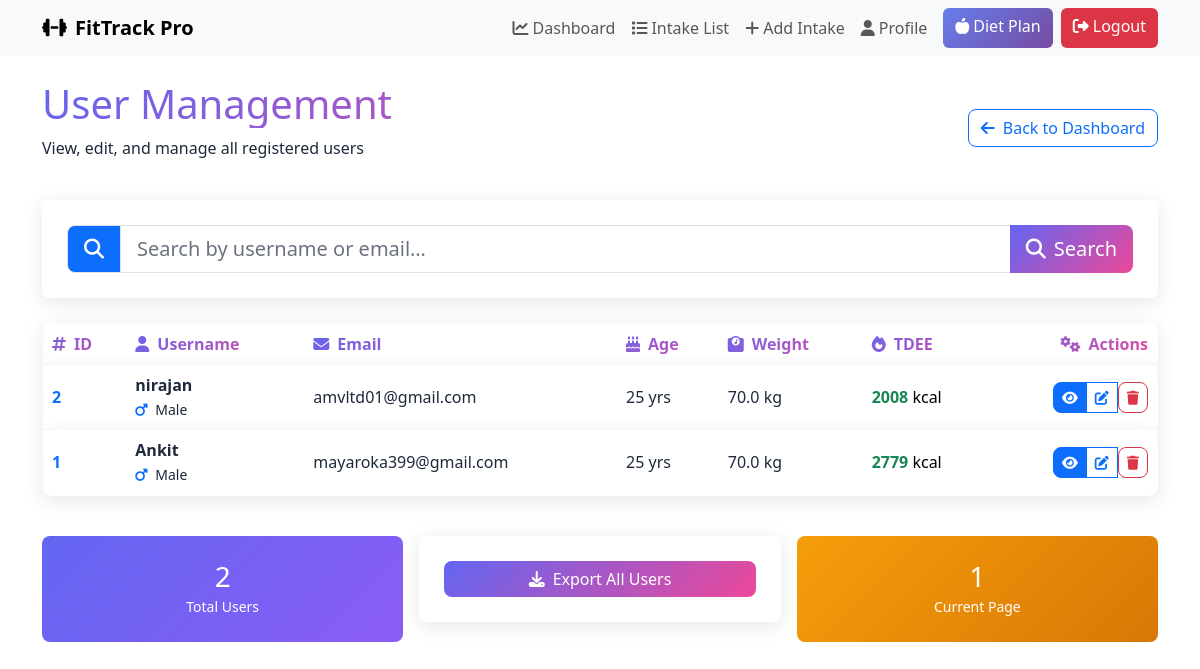
The app's page /admin/users (signed in) with its own data.
### models.py (models this page shows, shortened)
class User(UserMixin, db.Model):
    __tablename__ = 'user'
    id = db.Column(db.Integer, primary_key=True)
    username = db.Column(db.String(150), unique=True, nullable=False)
    email = db.Column(db.String(150), unique=True, nullable=False)
    password = db.Column(db.String(255), nullable=False)
    age = db.Column(db.Integer, nullable=False)
    weight = db.Column(db.Float, nullable=False)
    height = db.Column(db.Float, nullable=False)
    gender = db.Column(db.String(10), nullable=False)
    activity_level = db.Column(db.String(50), nullable=False)
    goal = db.Column(db.String(50))
    medical_condition = db.Column(db.String(100), default='none')
    allergies = db.Column(db.String(100), default='none')
    dietary_preference = db.Column(db.String(50), default='none')
    budget = db.Column(db.String(20), default='medium')
    cooking_time = db.Column(db.String(20), default='medium')
    metabolism_rate = db.Column(db.String(20), default='normal')
    sleep_hours = db.Column(db.Float, default=7.0)
    stress_level = db.Column(db.String(20), default='medium')
    tdee = db.Column(db.Float)
    bmi = db.Column(db.Float)
    bmr = db.Column(db.Float)
    diet_type = db.Column(db.String(100))
    target_calories = db.Column(db.Float)
    intakes = db.relationship('Intake', backref='user', lazy=True, cascade='all, delete-orphan')

### app.py (the view)
@app.route('/admin/users')
@admin_required
def admin_users():
    page = request.args.get('page', 1, type=int)
    q = request.args.get('q', '', type=str)
    query = User.query
    if q:
        like = f"%{q}%"
        query = query.filter((User.username.ilike(like)) | (User.email.ilike(like)))
    pagination = query.order_by(User.id.desc()).paginate(page=page, per_page=15, error_out=False)
    users = pagination.items
    return render_template('admin_users.html', users=users, pagination=pagination, q=q)

### app.py (called while the page is built)
@login_manager.user_loader
def load_user(user_id):
    if not isinstance(user_id, str):
        return None
    try:
        if user_id.startswith('user_'):
            return User.query.get(int(user_id.split('_')[1]))
        elif user_id.startswith('admin_'):
            return Admin.query.get(int(user_id.split('_')[1]))
    except Exception:
        return None
    return None

def admin_required(fn):
    @wraps(fn)
    @login_required
    def wrapper(*args, **kwargs):
        if not isinstance(current_user._get_current_object(), Admin):
            flash('Admins only', 'danger')
            return redirect(url_for('dashboard'))
        return fn(*args, **kwargs)
    return wrapper

### templates/admin_users.html (shortened to what this page needs)
{% extends "base.html" %}
{% block content %}
<div class="row mb-4 align-items-center">
    <div class="col-md-8">
        <h1 class="gradient-text mb-2">User Management</h1>
        <p class="text-dark">View, edit, and manage all registered users</p>
    </div>
    <div class="col-md-4 text-end">
        <a href="{{ url_for('admin_dashboard') }}" class="btn btn-outline-primary">
            <i class="fas fa-arrow-left me-2"></i>Back to Dashboard
        </a>
    </div>
</div>
<div class="glass-card p-4 mb-4">
    <form method="get" action="{{ url_for('admin_users') }}">
        <div class="input-group input-group-lg">
            <span class="input-group-text bg-primary text-white">
                <i class="fas fa-search"></i>
            </span>
            <input type="text" class="form-control form-control-light" name="q" placeholder="Search by username or email…" value="{{ q or '' }}">
            <button class="btn btn-gradient" type="submit">
                <i class="fas fa-search me-2"></i>Search
            </button>
        </div>
    </form>
</div>
<div class="glass-card">
    <div class="table-responsive">
        <table class="table table-hover mb-0 align-middle">
            <thead>
                <tr class="glass-card">
                    <th class="gradient-text"><i class="fas fa-hashtag me-2"></i>ID</th>
                    <th class="gradient-text"><i class="fas fa-user me-2"></i>Username</th>
                    <th class="gradient-text"><i class="fas fa-envelope me-2"></i>Email</th>
                    <th class="gradient-text"><i class="fas fa-birthday-cake me-2"></i>Age</th>
                    <th class="gradient-text"><i class="fas fa-weight me-2"></i>Weight</th>
                    <th class="gradient-text"><i class="fas fa-fire me-2"></i>TDEE</th>
                    <th class="gradient-text text-end"><i class="fas fa-cogs me-2"></i>Actions</th>
                </tr>
            </thead>
            <tbody>
                {% for u in users %}
                <tr class="glass-card">
                    <td><strong class="text-primary">{{ u.id }}</strong></td>
                    <td>
                        <strong class="text-dark">{{ u.username }}</strong><br>
                        <small class="text-dark">
                            <i class="fas fa-{% if u.gender == 'male' %}mars text-primary{% else %}venus text-danger{% endif %} me-1"></i>
                            {{ u.gender|capitalize }}
                        </small>
                    </td>
                    <td class="text-dark">{{ u.email }}</td>
                    <td class="text-dark">{{ u.age }} yrs</td>
                    <td class="text-dark">{{ u.weight }} kg</td>
                    <td><span class="fw-bold text-success">{{ u.tdee|int }}</span> kcal</td>
                    <td class="text-end">
                        <div class="btn-group" role="group">
                            <a href="{{ url_for('admin_view_user', user_id=u.id) }}" class="btn btn-sm btn-primary" title="View details">
                                <i class="fas fa-eye"></i>
                            </a>
                            <a href="{{ url_for('admin_edit_user', user_id=u.id) }}" class="btn btn-sm btn-outline-primary" title="Edit">
                                <i class="fas fa-edit"></i>
                            </a>
                            <form action="{{ url_for('admin_delete_user', user_id=u.id) }}" method="post" class="d-inline"
                                  onsubmit="return confirm('Delete {{ u.username }} and all their intakes?');">
                                <button type="submit" class="btn btn-sm btn-outline-danger" title="Delete">
                                    <i class="fas fa-trash"></i>
                                </button>
                            </form>
                        </div>
                    </td>
                </tr>
                {% endfor %}
            </tbody>
        </table>
    </div>
</div>
<div class="row mt-4 g-3">
    <div class="col-md-4">
        <div class="stat-card text-center" style="background: linear-gradient(135deg, #6366f1, #8b5cf6);">
            <h3 class="mb-0 text-white">{{ pagination.total }}</h3>
            <small class="text-white">Total Users</small>
        </div>
    </div>
    <div class="col-md-4">
        <div class="glass-card p-4 text-center">
            <a href="{{ url_for('admin_export_users') }}" class="btn btn-gradient w-100">
                <i class="fas fa-download me-2"></i>Export All Users
            </a>
        </div>
    </div>
    <div class="col-md-4">
        <div class="stat-card text-center" style="background: linear-gradient(135deg, #f59e0b, #d97706);">
            <h3 class="mb-0 text-white">{{ pagination.page }}</h3>
            <small class="text-white">Current Page</small>
        </div>
    </div>
</div>
{% endblock %}

### templates/base.html (style rules this page uses)
:root { --radius: 8px; --space: 1rem; }
body { font-family: system-ui, -apple-system, sans-serif; line-height: 1.5; }
.btn { border-radius: var(--radius); }

### templates/admin_users.html (style rules this page uses)
.glass-card { background: rgba(255, 255, 255, 0.95) !important; backdrop-filter: blur(10px); border: 1px solid rgba(255, 255, 255, 0.2); border-radius: var(--radius); box-shadow: 0 4px 20px rgba(0,0,0,0.1); color: #1e293b !important; }
.text-dark { color: #1e293b !important; }
.gradient-text { background: linear-gradient(135deg, #6366f1, #ec4899); -webkit-background-clip: text; -webkit-text-fill-color: transparent; background-clip: text; }
.btn-gradient { background: linear-gradient(135deg, #6366f1, #ec4899); border: none; color: white; transition: all 0.3s ease; }
.stat-card { color: white; border-radius: var(--radius); padding: 1.5rem; transition: all 0.3s ease; }
.form-control-light { background: #ffffff !important; border: 1px solid #dee2e6 !important; color: #1e293b !important; border-radius: var(--radius); }
.form-control-light::placeholder { color: #6b7280 !important; }

### records on screen
User: id "2", username "nirajan", gender "Male", email "amvltd01@gmail.com", age "25", weight "70.0", tdee "2008"
User: id "1", username "Ankit", gender "Male", email "mayaroka399@gmail.com", age "25", weight "70.0", tdee "2779"

### other values on screen
{{ pagination.total }} "2"
{{ pagination.page }} "1"
